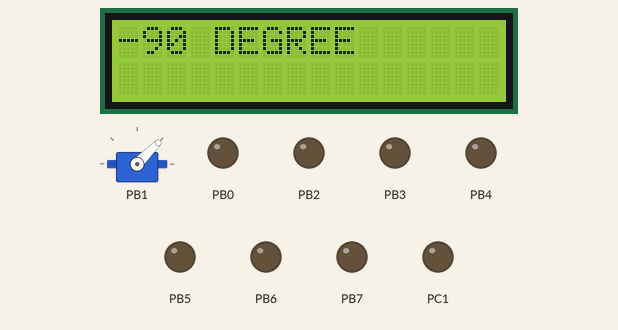
Bench run of a program on a simulated ATmega328P, built with avr-gcc and emulated at 16 MHz (the files do not name the chip). On the bench: 16×2 character LCD, servo, output pins drawn as LEDs (lit = HIGH). Wiring (inferred from the signals the program sends): character LCD (HD44780): RS PC0; E PC2; data PC4, PC5, PC6, PC7. Servo pulses on a pin are drawn as a servo (544–2400 µs = 0–180°); the character LCD is taken to start in 4-bit mode; pins used as bus, display or sensor lines are not drawn.

Above: at 0.2 s.
At 2.2 s:
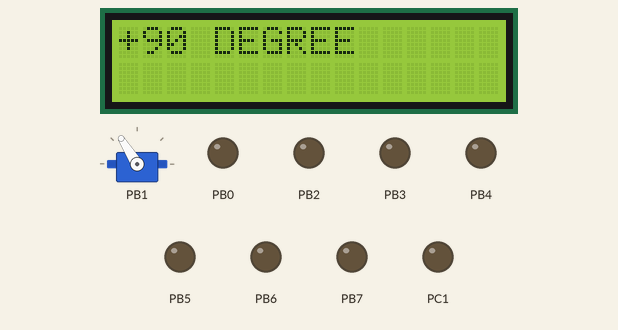
At 3.3 s:
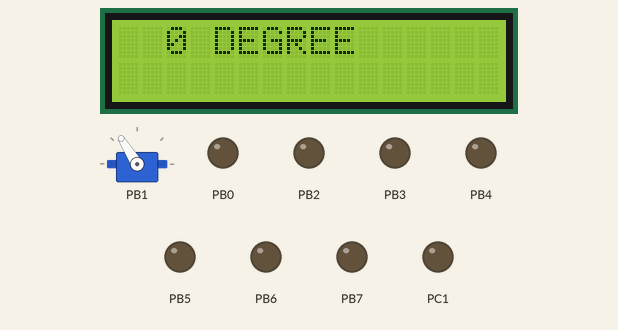
Timing chart, 0 to 40.0 s (numbered marks = the images above):
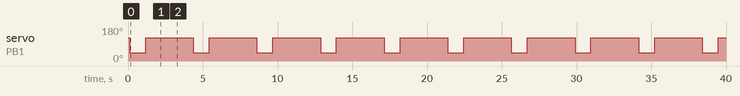

The program:

main.c
```c
/*
 * atmega128_servo_sg90_test.c
 *
 * Created: 2020-07-01 오후 5:07:46
 * Author : Yunseo Hwang
 */

#define F_CPU 16000000UL
#include <avr/io.h>
#include <util/delay.h>
#include "lcd1602a_h68.h"

#define SERVO_DEG_0 450
#define SERVO_DEG_P90 700
#define SERVO_DEG_M90 250

void timer_init()
{
	TCCR1A = 0x82;
	TCCR1B = 0x1B;
	ICR1 = 4999;
	OCR1A = SERVO_DEG_0;
	TCNT1 = 0x00;
}

int main(void)
{
	struct lcd1602a_port lcd_port = {&DDRC, &DDRC, &PORTC, &PORTC};

	set_lcd_bit(4);
	set_lcd_port(lcd_port);
	lcd_init(LCD_ROWS_MAX, LCD_COLS_MAX);

	DDRB = 0xFF;
	PORTB = 0x00;

	timer_init();

    while (1)
    {
		lcd_move(0, 0);
		lcd_puts("-90 DEGREE");
		OCR1A = SERVO_DEG_M90;
		_delay_ms(1000);

		lcd_move(0, 0);
		lcd_puts("  0 DEGREE");
		OCR1A = SERVO_DEG_0;
		_delay_ms(1000);


		lcd_move(0, 0);
		lcd_puts("+90 DEGREE");
		OCR1A = SERVO_DEG_P90;
		_delay_ms(1000);


		lcd_move(0, 0);
		lcd_puts("  0 DEGREE");
		OCR1A = SERVO_DEG_0;
		_delay_ms(1000);
    }
}
```

lcd1602a_h68.c
```c
/*
 * lcd1602a_h68.c
 *
 * Created: 2020-06-25 오후 6:53:53
 *  Author: Yunseo Hwang
 */

#define F_CPU 16000000UL
#include <avr/io.h>
#include <util/delay.h>
#include "lcd1602a_h68.h"

uint8_t lcd_bit;
uint8_t is_lcd_initial = 0;
uint8_t lcd_limit_rows;
uint8_t lcd_limit_cols;
uint8_t lcd_cursor_x = 0;
uint8_t lcd_cursor_y = 0;
struct lcd1602a_port lcd_port;

static uint8_t lcd_port_init();
static uint8_t lcd_data(uint8_t byte);
static uint8_t lcd_command(uint8_t byte);

void set_lcd_port(struct lcd1602a_port port)
{
	lcd_port.data_ddr = port.data_ddr;
	lcd_port.data_port = port.data_port;
	lcd_port.rsrwe_ddr = port.rsrwe_ddr;
	lcd_port.rsrwe_port = port.rsrwe_port;
}

void set_lcd_bit(uint8_t bit)
{
	lcd_bit = bit;
}

uint8_t lcd_init(uint8_t rows, uint8_t cols)
{
	lcd_port_init();

	lcd_limit_rows = rows - 1;
	lcd_limit_cols = cols - 1;

	if (lcd_limit_rows < 0) lcd_limit_rows = 0;
	if (lcd_limit_cols < 0) lcd_limit_cols = 0;
	if (LCD_ROWS_MAX - 1 < lcd_limit_rows) lcd_limit_rows = LCD_ROWS_MAX - 1;
	if (LCD_COLS_MAX - 1 < lcd_limit_cols) lcd_limit_cols = LCD_COLS_MAX - 1;

	_delay_ms(30);

	if (lcd_bit == 4) {
		lcd_command(0x20);
		_delay_us(39);
	}

	lcd_command(0x20 | ((lcd_bit == 8) << 4) | (lcd_limit_cols << 3));
	_delay_us(39);
	lcd_command(0x0C);
	_delay_us(39);
	lcd_command(0x01);
	_delay_ms(1.53);
	lcd_command(0x06);
	_delay_us(39);

	lcd_cursor_x = 0;
	lcd_cursor_y = 0;
	is_lcd_initial = 1;

	return 0;
}

uint8_t lcd_move(uint8_t x, uint8_t y)
{
	lcd_cursor_x = x % (lcd_limit_rows + 1);
	lcd_cursor_y = x > lcd_limit_rows ? (LCD_COLS_MAX - 1) : y % (lcd_limit_cols + 1);

	lcd_command(0x80 + lcd_cursor_x + lcd_cursor_y * 0x40);
	_delay_us(39);

	return 0;
}

uint8_t lcd_putc(const char c)
{
	lcd_move(lcd_cursor_x, lcd_cursor_y);
	lcd_data(c);
	lcd_cursor_x++;
	lcd_move(lcd_cursor_x, lcd_cursor_y);
	return 0;
}

uint8_t lcd_puts(const char* str)
{
	int i = 0;

	for(i = 0; str[i]; i++) {
		lcd_putc(str[i]);
	}

	return 0;
}

uint8_t lcd_clear()
{
	lcd_command(0x01);
	_delay_ms(1.53);

	lcd_cursor_x = 0;
	lcd_cursor_y = 0;
	return 0;
}


uint8_t lcd_create_char(uint8_t location, uint8_t pattern[8])
{
	int i;

	lcd_command(0x40 + (location & 0x07) * 8);
	_delay_us(39);

	for (i = 0; i <  8; i++) {
		lcd_data(pattern[i] & 0x1F);
	}

	return 0;
}

uint8_t lcd_display_shift(uint8_t direction)
{
	lcd_display_shift_str(direction, 0);
}

uint8_t lcd_display_shift_str(uint8_t direction, uint8_t str_size)
{
	int i;
	static int count = -1;

	count ++;

	lcd_command(0x18 | ((direction & 0x01) << 2));
	_delay_us(39);

	if (count > lcd_limit_rows) {
		for (i = 0; i < count + 1 + str_size; i++) {
			lcd_command(0x18 | ((!direction & 0x01) << 2));
			_delay_us(39);
		}
		count = -1 - str_size;
	}

	return 0;
}

uint8_t lcd_print_uint(unsigned int integer)
{
	int i;
	unsigned int buff[32];

	for (i = 0; integer > 0; i++) {
		buff[i] = integer % 10;
		integer /= 10;
	}

	for (i; i >= 0; i--) {
		lcd_putc('0' + buff[i]);
	}

	return 0;
}

uint8_t lcd_print_int(int integer)
{
	if (integer < 0) {
		lcd_putc('-');
		integer = -integer;
	}
	lcd_print_uint(integer);

	return 0;
}

static uint8_t lcd_port_init()
{

	*(lcd_port.rsrwe_ddr) |= 0x07;
	*(lcd_port.rsrwe_port) &= ~0x07;

	if (lcd_bit == 8) {
		*(lcd_port.data_ddr) = 0xFF;
		*(lcd_port.data_port) = 0x00;
		return 0;
	} else if (lcd_bit == 4) {
		*(lcd_port.data_ddr) |= 0xF0;
		*(lcd_port.data_port) &= ~0xF0;
		return 0;
	}

	return -1;
}

static uint8_t lcd_data(uint8_t byte)
{
	_delay_ms(2);

	if (lcd_bit == 8) {
		*(lcd_port.data_port) = byte;
		*(lcd_port.rsrwe_port) &= ~0x03;
		*(lcd_port.rsrwe_port) |= 0x01;
		_delay_us(1);
		*(lcd_port.rsrwe_port) |= 0x04;
		_delay_us(1);
		*(lcd_port.rsrwe_port) &= ~0x04;

		return 0;
	} else if (lcd_bit == 4) {
		*(lcd_port.data_port) &= ~0xf0;
		*(lcd_port.data_port) |= byte & 0xf0;
		*(lcd_port.rsrwe_port) &= ~0x03;
		*(lcd_port.rsrwe_port) |= 0x01;
		_delay_us(1);
		*(lcd_port.rsrwe_port) |= 0x04;
		_delay_us(1);
		*(lcd_port.rsrwe_port) &= ~0x04;

		*(lcd_port.data_port) &= ~0xf0;
		*(lcd_port.data_port) |= (byte << 4) & 0xf0;
		*(lcd_port.rsrwe_port) &= ~0x03;
		*(lcd_port.rsrwe_port) |= 0x01;
		_delay_us(1);
		*(lcd_port.rsrwe_port) |= 0x04;
		_delay_us(1);
		*(lcd_port.rsrwe_port) &= ~0x04;

		return 0;
	}
	return -1;
}

static uint8_t lcd_command(uint8_t byte)
{
	_delay_ms(2);

	if (lcd_bit == 8) {
		*(lcd_port.data_port) = byte;
		*(lcd_port.rsrwe_port) &= ~0x03;
		_delay_us(1);
		*(lcd_port.rsrwe_port) |= 0x04;
		_delay_us(1);
		*(lcd_port.rsrwe_port) &= ~0x04;

		return 0;
	} else if (lcd_bit == 4) {
		*(lcd_port.data_port) &= ~0xf0;
		*(lcd_port.data_port) |= byte & 0xf0;
		*(lcd_port.rsrwe_port) &= ~0x03;
		_delay_us(1);
		*(lcd_port.rsrwe_port) |= 0x04;
		_delay_us(1);
		*(lcd_port.rsrwe_port) &= ~0x04;

		*(lcd_port.data_port) &= ~0xf0;
		*(lcd_port.data_port) |= (byte << 4) & 0xf0;
		*(lcd_port.rsrwe_port) &= ~0x03;
		_delay_us(1);
		*(lcd_port.rsrwe_port) |= 0x04;
		_delay_us(1);
		*(lcd_port.rsrwe_port) &= ~0x04;

		return 0;
	}

	return -1;
}
```

lcd1602a_h68.h
```c
/*
 * lcd1602a_h68.h
 *
 * Created: 2020-06-25 오후 6:54:22
 *  Author: Yunseo Hwang
 */


#ifndef LCD1602A_H68_H_
#define LCD1602A_H68_H_

#define LCD_PIN_RS  0
#define LCD_PIN_RW  1
#define LCD_PIN_E   2

#define LCD_PIN_DB0 0
#define LCD_PIN_DB1 1
#define LCD_PIN_DB2 2
#define LCD_PIN_DB3 3

#define LCD_PIN_DB4 4
#define LCD_PIN_DB5 5
#define LCD_PIN_DB6 6
#define LCD_PIN_DB7 7

#define LCD_ROWS_MAX 16
#define LCD_COLS_MAX 2

#define LCD_SHIFT_RIGHT 1
#define LCD_SHIFT_LEFT  0

struct lcd1602a_port {
	volatile uint8_t *rsrwe_ddr;
	volatile uint8_t *data_ddr;
	volatile uint8_t *rsrwe_port;
	volatile uint8_t *data_port;
};

void set_lcd_port(struct lcd1602a_port port);
void set_lcd_bit(uint8_t bit);
uint8_t lcd_init(uint8_t rows, uint8_t cols);

uint8_t lcd_move(uint8_t x, uint8_t y);
uint8_t lcd_putc(const char c);
uint8_t lcd_puts(const char* str);
uint8_t lcd_clear();
uint8_t lcd_create_char(uint8_t location, uint8_t pattern[8]);
uint8_t lcd_display_shift_str(uint8_t direction, uint8_t str_size);
uint8_t lcd_display_shift(uint8_t direction);
uint8_t lcd_print_uint(unsigned int integer);
uint8_t lcd_print_int(int integer);
#endif /* LCD1602A_H_ */
```

Measured:
- by itself, servo on PB1: alternates 122° for 3.2 s and 45° for 1.1 s
- what the display in image 0 shows lasts 1.0 s, from 0.1 s to 1.1 s
- what the display in image 1 shows lasts 1.0 s, from 2.2 s to 3.2 s
